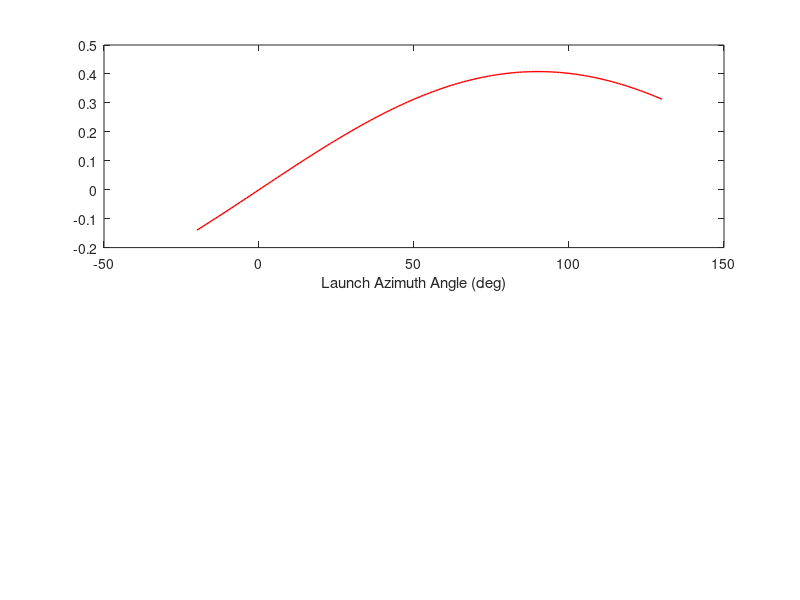

Write the MATLAB code that produced this figure. (Note: this script raises an error after producing the figure.)
%AAE 251 Fall 2024
%Homework 4
%AAE251_HW4
%Authors: Hudson Reynolds and Preston Wright

%% Initializations:
% values for earth and orbit:
OmegaEarth = 7.292e-5; % sidereal rate [rad s^-1]
radEarth = 6371;    % radius of earth [km]
muEarth = 3.986e5;     % gravitational parameter [km^3 s^-2]
dVLoss = 1.7;          % delta-V loss [km s^-1]
radOrbit = 290;        % orbital altitude [km]

%kourou inputs:
latKourou = [5,3,27];     % latitude [degree, min, sec]
azimuthsKourou = [-10.5,93.5]; % permissable launch azi [min, max]

% KSC inputs:
latKSC = [28,31,27];      % latitude [degree, min, sec]
azimuthsKSC = [35, 120];       % permissable launch azi [min, max]


%% Part A Calculations:

% find latitudes in degrees:
latKourou = latKourou(1) + (latKourou(2)/60) + (latKourou(3)/3600);

latKSC = latKSC(1) + (latKSC(2)/60) + (latKSC(3)/3600);

% delta-v added by the earth for azimuths -20 to 130 degrees:

n = 1;

for Az = -20:130
    dVEarthHelpKourou(n) = OmegaEarth * radEarth * cosd(latKourou) * sind(Az);
    
    dVEarthHelpKSC(n) = OmegaEarth * radEarth * cosd(latKSC) * sind(Az);

    AzList(n) = Az;
    n = n + 1;
end

dVRangeKourou = OmegaEarth * radEarth * cosd(latKourou) * sind(90) ...
    - OmegaEarth * radEarth * cosd(latKourou) * sind(azimuthsKourou(1));

dVRangeKSC = OmegaEarth * radEarth * cosd(latKSC) * sind(90) ...
    - OmegaEarth * radEarth * cosd(latKSC) * sind(azimuthsKSC(1));

dVMax = OmegaEarth * radEarth * cosd(latKourou) * sind(90);

% plot figure:

figure(1)
subplot(2,1,1)
plot(AzList, dVEarthHelpKSC, 'Color', "red", "LineWidth", 1)
xlabel('Launch Azimuth Angle (deg)')
xline(azimuthsKSC(1), '--', 'Minimum Launch Azimuth', 'LabelVerticalAlignment','bottom')
xline(azimuthsKSC(2), '--', 'Maximum Launch Azimuth', 'LabelVerticalAlignment','bottom')
ylabel('Delta-V (km/s)')
title('Delta-V Imparted by Earth at KSC by Launch Azimuth')
grid on

subplot(2,1,2)
plot(AzList, dVEarthHelpKourou, "Color", "blue", "LineWidth", 1)
xlabel('Launch Azimuth Angle [deg]')
xline(azimuthsKourou(1), '--', 'Minimum Launch Azimuth', 'LabelVerticalAlignment','top')
xline(azimuthsKourou(2), '--', 'Maximum Launch Azimuth', 'LabelVerticalAlignment','bottom')
ylabel('ΔV Imparted by Earth [km/s]')
title('ΔV Imparted by Earth at Kourou by Launch Azimuth')
grid on;

% print statements:

fprintf("\nThe Range of ΔV Earth Help from Kourou is %.3f m/s.\n", dVRangeKourou * 1000);
fprintf("The Range of ΔV Earth Help from KSC is %.3f m/s.\n", dVRangeKSC * 1000);

fprintf("\nThe Maximum ΔV Earth Help of %.3f m/s occurs at Kourou at 90 degrees launch azimuth.\n", dVMax * 1000);

% sin(Az) = cos(i) / cos(La)
% i >= La

%% Part B Calculations:

% final inclinations:
InitAziKourou = [-10,35,90];
InitAziKSC = [40,90,110];

% v needed for low earth orbit:
dVLEO = sqrt(muEarth / (radOrbit + radEarth));

%calculate the total energy to get into orbit from certain azimuth:
dVTotKSC = dVLEO + dVLoss - (OmegaEarth * radEarth * cosd(latKSC) * sind(InitAziKSC))
dVTotKourou = dVLEO + dVLoss - (OmegaEarth * radEarth * cosd(latKourou) * sind(InitAziKourou))
dVTotCombined = [dVTotKSC, dVTotKourou];

% calculate the final inclination based on the launch location and azimuth:
orbitalIncKSC = acosd(sind(InitAziKSC) * cosd(latKSC));
orbitalIncKourou = acosd(sind(InitAziKourou) * cosd(latKourou));

orbitalIncCombined = [orbitalIncKSC, orbitalIncKourou];

n = 1;

for index = 1:length(orbitalIncCombined)
    for finalAzimuth = 0:0.1:90
        nu = abs(orbitalIncCombined(index) - finalAzimuth);
        dVIncChange = 2 * dVLEO * sind(nu);
        finalAzimuthList(n) = finalAzimuth;
        dVTot(index,n) = dVIncChange + dVTotCombined(index);
        n = n + 1;
    end
    n = 1;
end


figure(2)
plot(finalAzimuthList, dVTot, 'LineWidth', 1)
title('ΔV requirements for Inclination Changes 0 to 90 degrees from KSC and Kourou');
xlabel('Final Orbit Inclination [deg]');
ylabel('ΔV Requirement [km/s]')
grid on
legend('KSC 40 deg Azimuth', 'KSC 90 deg Azimuth', 'KSC 110 deg Azimuth',...
    'Kourou -10 deg Azimuth', 'Kourou 35 deg Azimuth', 'Kourou 90 deg Azimuth', Location='best')



 